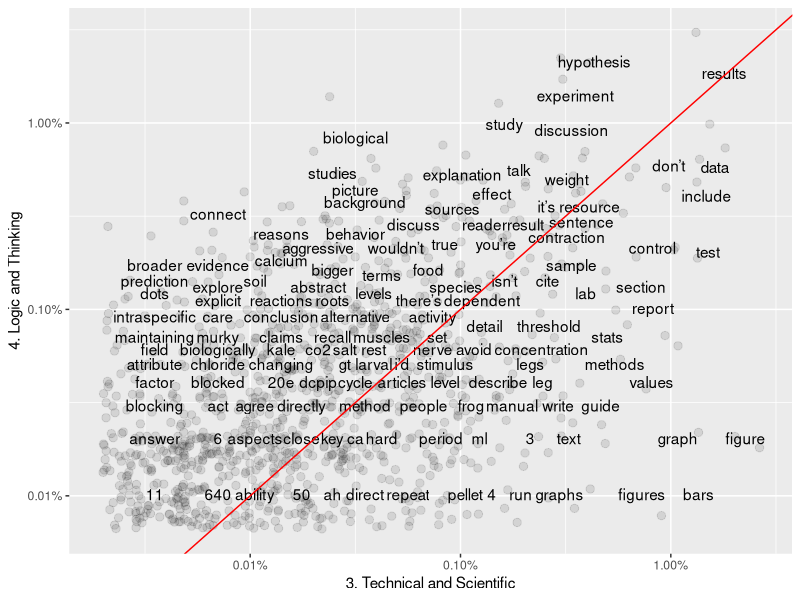

Write R code to recreate this figure. (Note: this script raises an error after producing the figure.)
## ---- chunk 1
knitr::opts_chunk$set(echo = TRUE)
## ---- chunk 2
library(tidyverse)
library(tidytext)
library(dplyr)
library(tidyr)
library(ggplot2)
library(scales)
## ---- chunk 3
# Read CSV.
base_data <- read_csv(file='data/coded_full_comments_dataset_Spring18.csv')

# Isolate table rows to compare.
frequency_writing <- filter(base_data, code.subject=="2. Writing Quality"|code.subject=="3. Technical and Scientific"|code.subject=="4. Logic and Thinking")

#Reduce larger dataframe to just 2 required columns of data  
frequency_writing.subcolumns <- frequency_writing %>% select(1, 22:23)
## ---- chunk 4
# Tokenize phrases, remove stop words listed in standard reference file.
base_data_tokenized <- frequency_writing.subcolumns %>% 
  unnest_tokens(word,ta.comment) %>% 
  anti_join(stop_words)
## ---- chunk 5
#Create groups by code.subject, calculates proportional frequency in each group.
#Final step creates 5 columns: code.subject, n, word, total, frequency.
base_data_tokenized_sorted2 <- base_data_tokenized %>% 
  group_by(code.subject) %>%
  count(code.subject, word, sort=TRUE) %>% 
  left_join(base_data_tokenized %>% 
              group_by(code.subject) %>% 
              summarise(total = n())) %>%
  mutate(freq = n/total)
## ---- chunk 6
#Groups by code.subject, calculated proportional frequency in each group.
#Final step creates 4 columns: word, 2. Writing Quality, code.subject, proportion
#Stats need this format to be able to compare 2. WQ against other values.
base_data_tokenized_sorted2 <- base_data_tokenized %>% 
  group_by(code.subject) %>%
  count(code.subject, word, sort=TRUE) %>% 
  mutate(proportion = n / sum(n)) %>% 
  select(-n) %>% 
  spread(code.subject, proportion) %>% 
  gather(code.subject, proportion, `3. Technical and Scientific`:`4. Logic and Thinking`)
## ---- chunk 7
cor.test(data = base_data_tokenized_sorted2[base_data_tokenized_sorted2$code.subject == "3. Technical and Scientific",], 
         ~ proportion + `2. Writing Quality`)
## ---- chunk 8
cor.test(data = base_data_tokenized_sorted2[base_data_tokenized_sorted2$code.subject == "4. Logic and Thinking",], 
         ~ proportion + `2. Writing Quality`)
## ---- chunk 9
#Create groups by code.subject, calculates proportional frequency in each group.
#Final step creates 5 columns: code.subject, n, word, total, frequency.
base_data_tokenized_sorted3 <- base_data_tokenized %>% 
  group_by(code.subject) %>%
  count(code.subject, word, sort=TRUE) %>% 
  left_join(base_data_tokenized %>% 
              group_by(code.subject) %>% 
              summarise(total = n())) %>%
  mutate(freq = n/total)
## ---- chunk 10
#Groups by code.subject, calculated proportional frequency in each group.
#Final step creates 4 columns: word, 3. Technical and Scientific, code.subject, proportion
#Stats need this format to be able to compare 3. TS against other values.
base_data_tokenized_sorted3 <- base_data_tokenized %>% 
  group_by(code.subject) %>%
  count(code.subject, word, sort=TRUE) %>% 
  mutate(proportion = n / sum(n)) %>% 
  select(-n) %>% 
  spread(code.subject, proportion) %>% 
  gather(code.subject, proportion, `3. Technical and Scientific`:`4. Logic and Thinking`)

# THE ERROR IS HERE! If I change "3. Technical and Scientific"  to "2. Writing Quality", the structure of the tibble breaks. It goes from the correctly sorted 4 columns to incorrectly sorted 3 columns. It is NOT A TYPO. 

## ---- chunk 11
cor.test(data = base_data_tokenized_sorted3[base_data_tokenized_sorted3$code.subject == "3. Technical and Scientific",], 
         ~ proportion + `2. Writing Quality`)
## ---- chunk 12
cor.test(data = base_data_tokenized_sorted3[base_data_tokenized_sorted3$code.subject == "4. Logic and Thinking",], 
         ~ proportion + `2. Writing Quality`)
## ---- chunk 13
frequency2 <- base_data_tokenized_sorted2 %>% 
  select(code.subject, word, proportion) %>% 
  spread(code.subject, proportion) %>%
  arrange(`3. Technical and Scientific`,`4. Logic and Thinking`)
## ---- chunk 14
ggplot(frequency2, aes(`3. Technical and Scientific`,`4. Logic and Thinking`)) +
  geom_jitter(alpha = 0.1, size = 2.5, width = 0.25, height = 0.25) +
  geom_text(aes(label = word), check_overlap = TRUE, vjust = 1.5) +
  scale_x_log10(labels = percent_format()) +
  scale_y_log10(labels = percent_format()) +
  geom_abline(color = "red")
## ---- chunk 15
ggplot(frequency2, aes(`2. Writing Quality`,`4. Logic and Thinking`)) +
  geom_jitter(alpha = 0.1, size = 2.5, width = 0.25, height = 0.25) +
  geom_text(aes(label = word), check_overlap = TRUE, vjust = 1.5) +
  scale_x_log10(labels = percent_format()) +
  scale_y_log10(labels = percent_format()) +
  geom_abline(color = "red")
## ---- chunk 16
ggplot(frequency2, aes(`2. Writing Quality`,`3. Technical and Scientific`)) +
  geom_jitter(alpha = 0.1, size = 2.5, width = 0.25, height = 0.25) +
  geom_text(aes(label = word), check_overlap = TRUE, vjust = 1.5) +
  scale_x_log10(labels = percent_format()) +
  scale_y_log10(labels = percent_format()) +
  geom_abline(color = "red")
